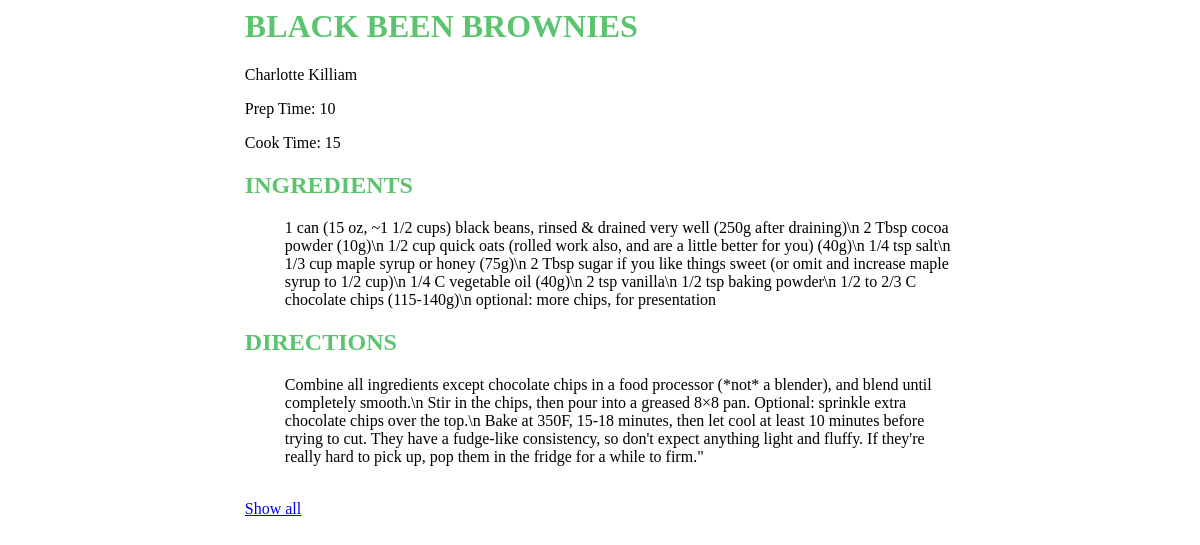
Screenshot of /app/1/ with the database file from the repository.
### app/models.py (models this page shows)
class Recipe(models.Model):
    name = models.CharField(max_length=200)
    pub_date = models.DateTimeField('date published')
    author = models.CharField(max_length=200)
    prep_time = models.IntegerField()
    cook_time = models.IntegerField()
    ingredients = models.TextField()
    directions = models.TextField()

### app/views.py (the view)
# urls.py: path('<int:recipe_id>/', views.recipe, name='recipe'),
def recipe(request, recipe_id):
    recipe = models.Recipe.objects.get(id=recipe_id)
    ingredients_list = recipe.ingredients.split("\n")
    for i in range(len(ingredients_list)):
        ingredient = ingredients_list[i]
        ingredient = ingredient.replace("\n", "")
        ingredients_list[i] = ingredient
    directions_list = recipe.directions.split("\n")
    for i in range(len(directions_list)):
        direction = directions_list[i]
        direction = direction.replace("\n", "")
        directions_list[i] = direction
    context = (
        RequestContext(
            request,
            {
                'directions': directions_list,
                'ingredients': ingredients_list,
                'recipe': recipe,
            }
        ).flatten()
    )
    return TemplateResponse(request, 'app/recipe.html', context=context)

### app/templates/app/recipe.html
{% load static %}
<link rel="stylesheet" type="text/css" href="{% static 'app/style.css' %}">
<div class="container">
    <div class="recipe_div">
        <h1 class="recipe_name">{{ recipe.name.upper }}</h1>
        <p class="author_name">{{ recipe.author }}</p>
        <p>Prep Time: {{ recipe.prep_time }}</p>
        <p>Cook Time: {{ recipe.cook_time }}</p>
        <h2>INGREDIENTS</h2>
        <ul>
            {% for ingredient in ingredients %}
                <li>{{ ingredient }}</li>
            {% endfor %}
        </ul>
        <h2>DIRECTIONS</h2>
        <ul>
            {% for direction in directions %}
                <li>{{ direction }}</li>
            {% endfor %}
        </ul>
        <br>
        <a href="{% url 'recipes' %}">Show all</a>
    </div>
</div>

### app/static/app/style.css (style rules this page uses)
ul { list-style-type: none; }
h1 { color: #5cc46f; }
h2 { color: #5cc46f; }
.container { width: 60%; margin: 0 auto; }

### rows the page displays
Recipe: name "BLACK BEEN BROWNIES", author "Charlotte Killiam", prep_time "10", cook_time "15", ingredients "1 can (15 oz, ~1 1/2 cups) black beans, rinsed & drained very well (250g after draining)\\n 2 Tbsp cocoa powder (10g)\\n 1/2 cup quick oats (rolled work also, and are a little better for you) (40g)\\n 1/4 tsp salt\\n 1/3 cup maple syrup or honey (75g)\\n 2 Tbsp sugar if you like things sweet (or omit and increase maple syrup to 1/2 cup)\\n 1/4 C vegetable oil (40g)\\n 2 tsp vanilla\\n 1/2 tsp baking powder\\n 1/2 to 2/3 C chocolate chips (115-140g)\\n optional: more chips, for presentation", directions "Combine all ingredients except chocolate chips in a food processor (*not* a blender), and blend until completely smooth.\\n Stir in the chips, then pour into a greased 8×8 pan. Optional: sprinkle extra chocolate chips over the top.\\n Bake at 350F, 15-18 minutes, then let cool at least 10 minutes before trying to cut. They have a fudge-like consistency, so don't expect anything light and fluffy. If they're really hard to pick up, pop them in the fridge for a while to firm.\""
